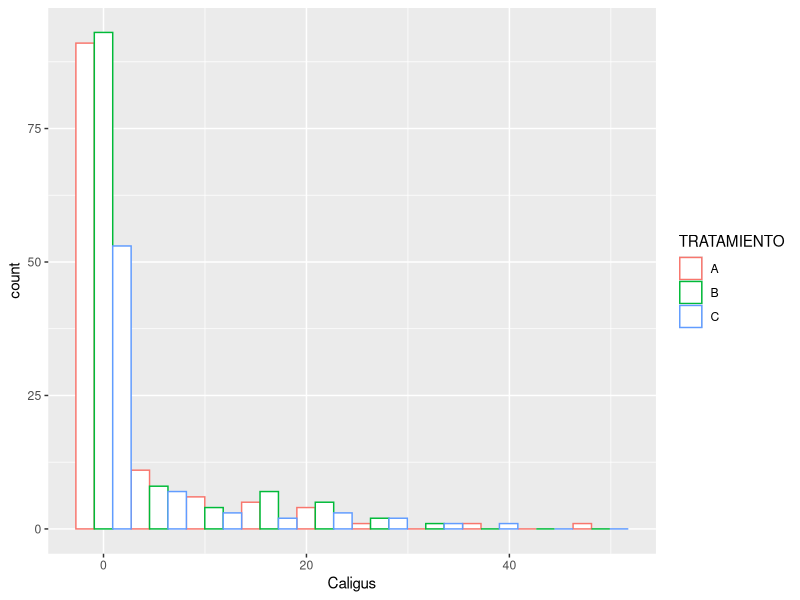
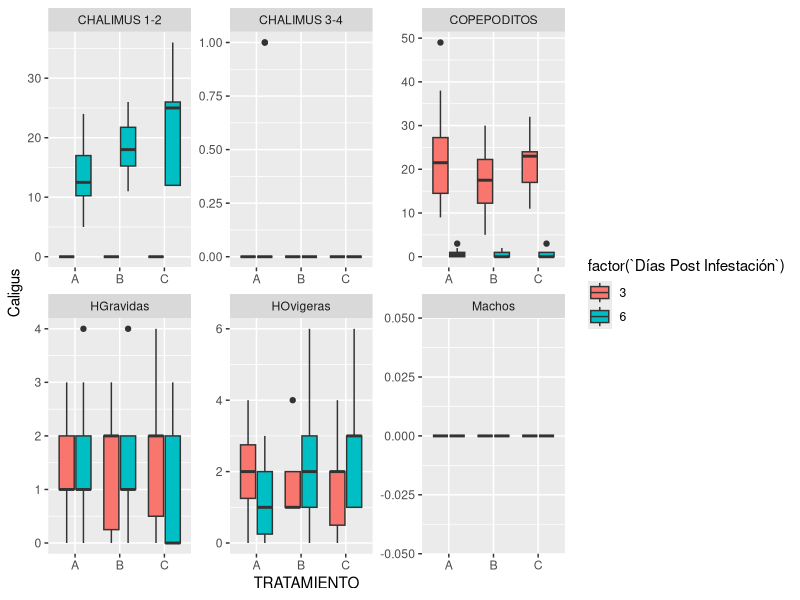

Generate these figures, in order, with R: (Note: this script raises an error after producing the figures.)
## ---- chunk 1
knitr::opts_chunk$set(echo = FALSE)
library(tidyr)
library(readxl)
library(car)
library(lmtest)
library(dplyr)
library(knitr)
library(ggplot2)

## ---- chunk 2
EDA <- read_excel("Dosis.xlsx", sheet = 1)
head(EDA)
EDA_Dosis<- tidyr::gather(EDA,"Estadio", "Caligus",8:13)
EDA_Dosis$ESTANQUE <- as.factor(EDA_Dosis$ESTANQUE)
EDA_Dosis$TRATAMIENTO<- as.factor(EDA_Dosis$TRATAMIENTO)
EDA_Dosis$PEZ<- as.factor(EDA_Dosis$PEZ)
EDA_Dosis$Estadio<- as.factor(EDA_Dosis$Estadio)
EDA_Dosis$`Días de Alimentación`<- as.factor(EDA_Dosis$`Días de Alimentación`)
EDA_Dosis$`Días Post Infestación`<- as.factor(EDA_Dosis$`Días Post Infestación`)
head(EDA_Dosis)

## ---- chunk 3
#Tabla resumen de Datos
summary(EDA_Dosis)
#Tabla 2. Resumen de Datos Número de parásitos por estadío para cada pez dentro de estanque dentro de tratamiento por días de alimentación y días pot infestación

## ---- chunk 4
#Histograma de datos
EDA_Dosis %>%
  ggplot(aes(x=Caligus, color=TRATAMIENTO)) +
  geom_histogram(fill="white", position="dodge",bins = 10)+
  theme(legend.position="right")

## ---- chunk 5
#Gráfico de Bigotes, caligus por estadío para días post infestación por tratamiento
EDA_Dosis %>%
  ggplot(aes(x=TRATAMIENTO, y=Caligus, fill=factor(`Días Post Infestación`))) +
  geom_boxplot()+
  facet_wrap(~Estadio,scales = "free")

## ---- chunk 6
EDA_Dosis %>% group_by(id) %>% mutate(csum = cumsum(Caligus))

